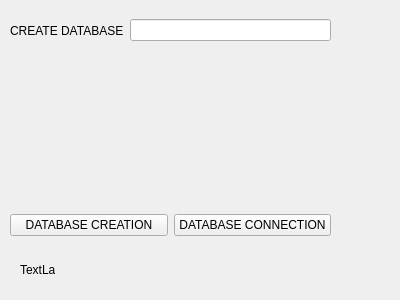
<?xml version="1.0" encoding="UTF-8"?>
<ui version="4.0">
 <class>Form</class>
 <widget class="QWidget" name="Form">
  <property name="geometry">
   <rect>
    <x>0</x>
    <y>0</y>
    <width>400</width>
    <height>300</height>
   </rect>
  </property>
  <property name="windowTitle">
   <string>Form</string>
  </property>
  <widget class="QWidget" name="horizontalLayoutWidget">
   <property name="geometry">
    <rect>
     <x>10</x>
     <y>10</y>
     <width>321</width>
     <height>41</height>
    </rect>
   </property>
   <layout class="QHBoxLayout" name="horizontalLayout">
    <item>
     <widget class="QLabel" name="label">
      <property name="text">
       <string>CREATE DATABASE</string>
      </property>
     </widget>
    </item>
    <item>
     <widget class="QLineEdit" name="lineEdit"/>
    </item>
   </layout>
  </widget>
  <widget class="QWidget" name="horizontalLayoutWidget_2">
   <property name="geometry">
    <rect>
     <x>10</x>
     <y>210</y>
     <width>321</width>
     <height>31</height>
    </rect>
   </property>
   <layout class="QHBoxLayout" name="horizontalLayout_2">
    <item>
     <widget class="QPushButton" name="pushButton_2">
      <property name="text">
       <string>DATABASE CREATION</string>
      </property>
     </widget>
    </item>
    <item>
     <widget class="QPushButton" name="pushButton">
      <property name="text">
       <string>DATABASE CONNECTION</string>
      </property>
     </widget>
    </item>
   </layout>
  </widget>
  <widget class="QLabel" name="label_2">
   <property name="geometry">
    <rect>
     <x>20</x>
     <y>260</y>
     <width>35</width>
     <height>20</height>
    </rect>
   </property>
   <property name="maximumSize">
    <size>
     <width>16777215</width>
     <height>16777215</height>
    </size>
   </property>
   <property name="text">
    <string>TextLabel</string>
   </property>
  </widget>
 </widget>
 <resources/>
 <connections/>
</ui>
